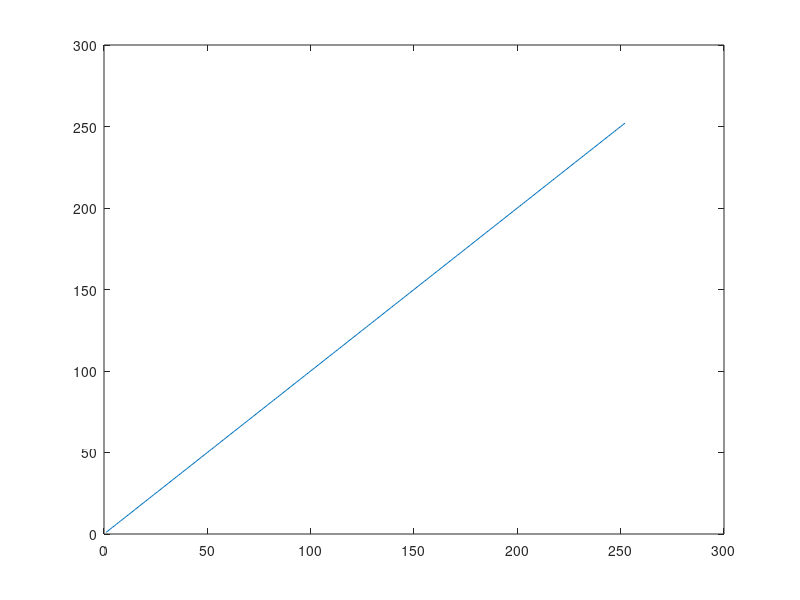
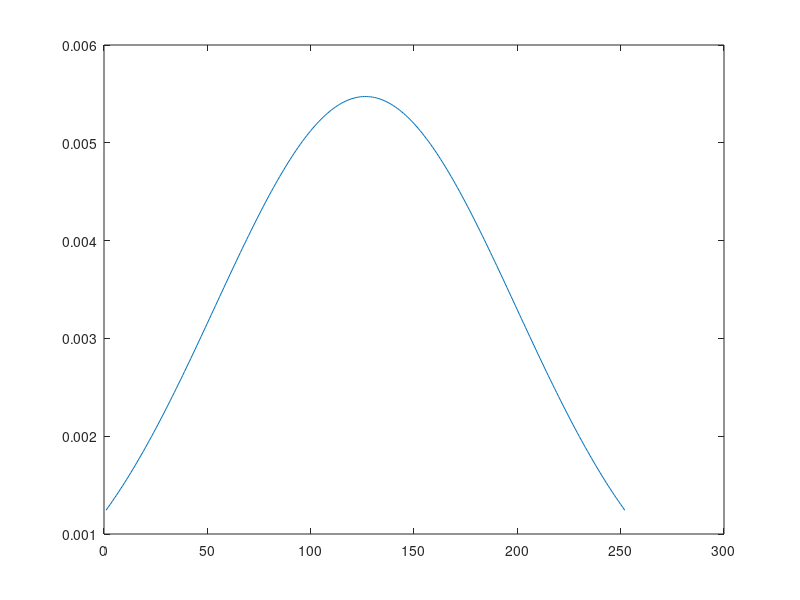

The MATLAB script that drew these images, in order:
figure(1);
%t=fetch(yahoo,'^GSPC','Close','1/1/2016','12/31/2016','d');
t=linspace(1,252,252);
point=length(t);
x=linspace(1,point,point);
%y=flipud(t(:,2));
for i=1:point 
    y(i,1)=t(1,i);
end
yMean=mean(y);
yStd=std(y);

plot(x,y);

pd=fitdist(y,'normal');
sample=pdf(pd,y);
figure(2)
plot(x,sample);